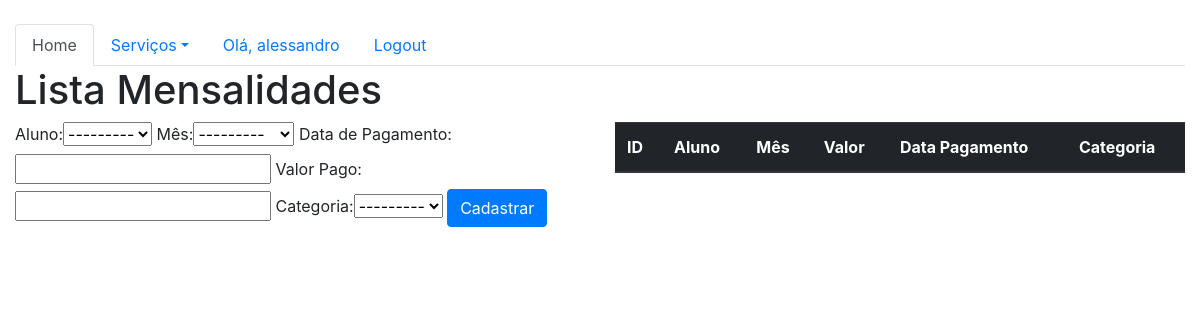
The page /sistema/mensalidades/ (signed in) on the database as committed earlier.
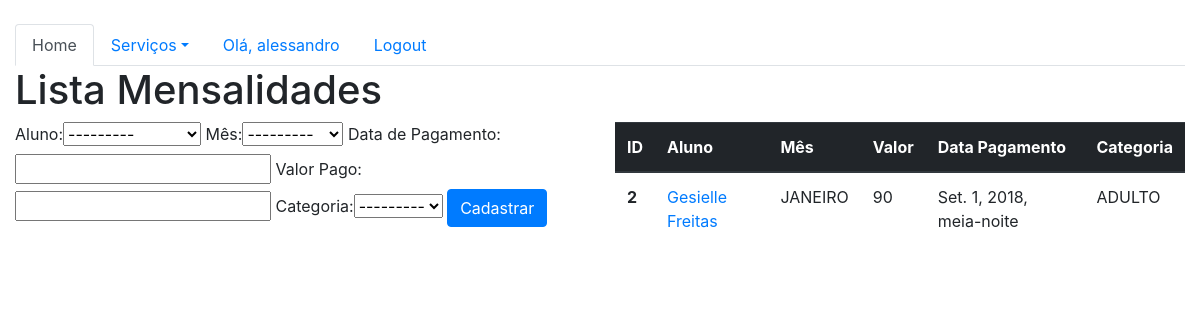
The same page on the database as committed later.
### core/models.py (models this page shows, shortened)
class Mensalidade(models.Model):
    MESES_ANO = (
        ('JANEIRO', 'Janeiro'),
        ('FEVEREIRO', 'Fevereiro'),
        ('MARÇO', 'Março'),
        ('ABRIL', 'Abril'),
        ('MAIO', 'Maio'),
        ('JUNHO', 'Junho'),
        ('JULHO', 'Julho'),
        ('AGOSTO', 'Agosto'),
        ('SETEMBRO', 'Setembro'),
        ('OUTUBRO', 'Outubro'),
        ('NOVEMBRO', 'Novembro'),
        ('DEZEMBRO', 'Dezembro'),
 )
    CATEGORIA = (
        ('CRIANCA', 'Crianca'),
        ('ADULTO', 'Adulto'),
 )
    aluno = models.ForeignKey('Aluno', on_delete=models.CASCADE, verbose_name="Aluno")
    mes = models.CharField(max_length=100, choices=MESES_ANO, verbose_name="Mês")
    dataPagamento = models.DateTimeField(verbose_name="Data de Pagamento")
    valorPago = models.CharField(max_length=20, verbose_name="Valor Pago" )
    categoria = models.CharField(max_length=100, choices=CATEGORIA, verbose_name="Categoria")

class Aluno(models.Model):
    FAIXA = (
        ('BRANCA', 'Branca'),
        ('CINZA', 'Cinza'),
        ('AMARELA', 'Amarela'),
        ('LARANJA', 'Laranja'),
        ('VERDE', 'Verde'),
        ('AZUL', 'Azul'),
        ('ROXA', 'Roxa'),
        ('MARROM', 'Marrom'),
        ('PRETA', 'Preta'),
    )
    STATUS = (
        ('ATIVO', 'Ativo'),
        ('ENCERRADO', 'Encerrado'),
        ('TRANCADO', 'Trancado'),
    )
    nome = models.CharField(max_length=100, verbose_name="Nome")
    faixa = models.CharField(max_length=100, choices=FAIXA, verbose_name="Graduação")
    datagraduacao = models.DateTimeField(verbose_name="Data Graduação")
    datanascimento = models.DateTimeField(verbose_name="Data Nascimento")
    telefone = models.CharField(max_length=20, verbose_name="Telefone")
    status = models.CharField(max_length=100, choices=STATUS, verbose_name="Status Aluno")
    observacao = models.CharField(max_length=100, verbose_name="Observação")
    def __str__(self):
        return self.nome

### core/views.py (the view)
@login_required
def lista_mensalidades(request):
    mensalidades = Mensalidade.objects.all()
    form = MensalidadeForm()
    data = {'mensalidades': mensalidades, 'form':form}
    return render(request, 'core/lista_mensalidades.html', data)

### core/forms.py
class MensalidadeForm(ModelForm):
    class Meta:
        model = Mensalidade
        fields = '__all__'

### core/templates/core/lista_mensalidades.html (shortened to what this page needs)
{% extends 'base.html' %}
{% load bootstrap %}
{% block main %}
    <div class="row">
        <div class="col-12">
            <h1>Lista Mensalidades</h1>
        </div>
    </div>
    <div class="row">
        <div class="col-sm-6">
                    <form action="{% url 'core_mensalidade_novo' %}" method="POST">
    {{ form|bootstrap }}
    <button type="submit" class="btn btn-primary">Cadastrar</button>
</form>
        </div>
               <div class="col-sm-6">
            <table class="table">
  <thead class="thead-dark">
    <tr>
      <th scope="col">ID</th>
      <th scope="col">Aluno</th>
      <th scope="col">Mês</th>
        <th scope="col">Valor</th>
        <th scope="col">Data Pagamento</th>
        <th scope="col">Categoria</th>
    </tr>
  </thead>
  <tbody>
  {% for mensalidade in mensalidades %}
    <tr>
      <th scope="row">{{mensalidade.id}}</th>
        <td> <a href="{% url 'core_mensalidade_update' mensalidade.id %}">{{mensalidade.aluno}}</a></td>
      <td>{{mensalidade.mes}}</td>
        <td>{{mensalidade.valorPago}}</td>
        <td>{{mensalidade.dataPagamento}}</td>
        <td>{{mensalidade.categoria}}</td>
    </tr>
  {% endfor %}
  </tbody>
</table>
        </div>
{% endblock %}

### templates/base.html (shortened to what this page needs)
{% load static %}
<!DOCTYPE html>
<html lang="en">
<head>
    <link rel="stylesheet" href="{% static 'bootstrap/css/bootstrap.css' %}">
</head>
<body>
    <div class="container-fluid">
{% block menu %}
        <br>
<ul class="nav nav-tabs">
  <li class="nav-item">
    <a class="nav-link active" href="{% url 'core_home' %}">Home</a>
  </li>
  <li class="nav-item dropdown">
    <a class="nav-link dropdown-toggle" data-toggle="dropdown" href="#" role="button" aria-haspopup="true" aria-expanded="false">Serviços</a>
  </li>
    {% if user.is_authenticated %}
    <li class="nav-item">
        <a class="nav-link" href="">Olá, {{user}}</a>
    </li>
        <li class="nav-item">
        <a class="nav-link" href="{% url 'logout' %}">Logout</a>
    </li>
    {% else %}
        <li class="nav-item">
        <a class="nav-link" href="{% url 'login' %}">Login</a>
    </li>
</ul>
<hr>
    {% endif %}
{% endblock %}
    </div>
    <div class="container-fluid">
        {% block main %}
        {% endblock %}
    </div>
</body>
</html>

Rows that differ between the two databases and show on the page:
added Mensalidade: id "2", aluno "Gesielle Freitas", mes "JANEIRO", valorPago "90", dataPagamento "Set. 1, 2018, meia-noite", categoria "ADULTO"
